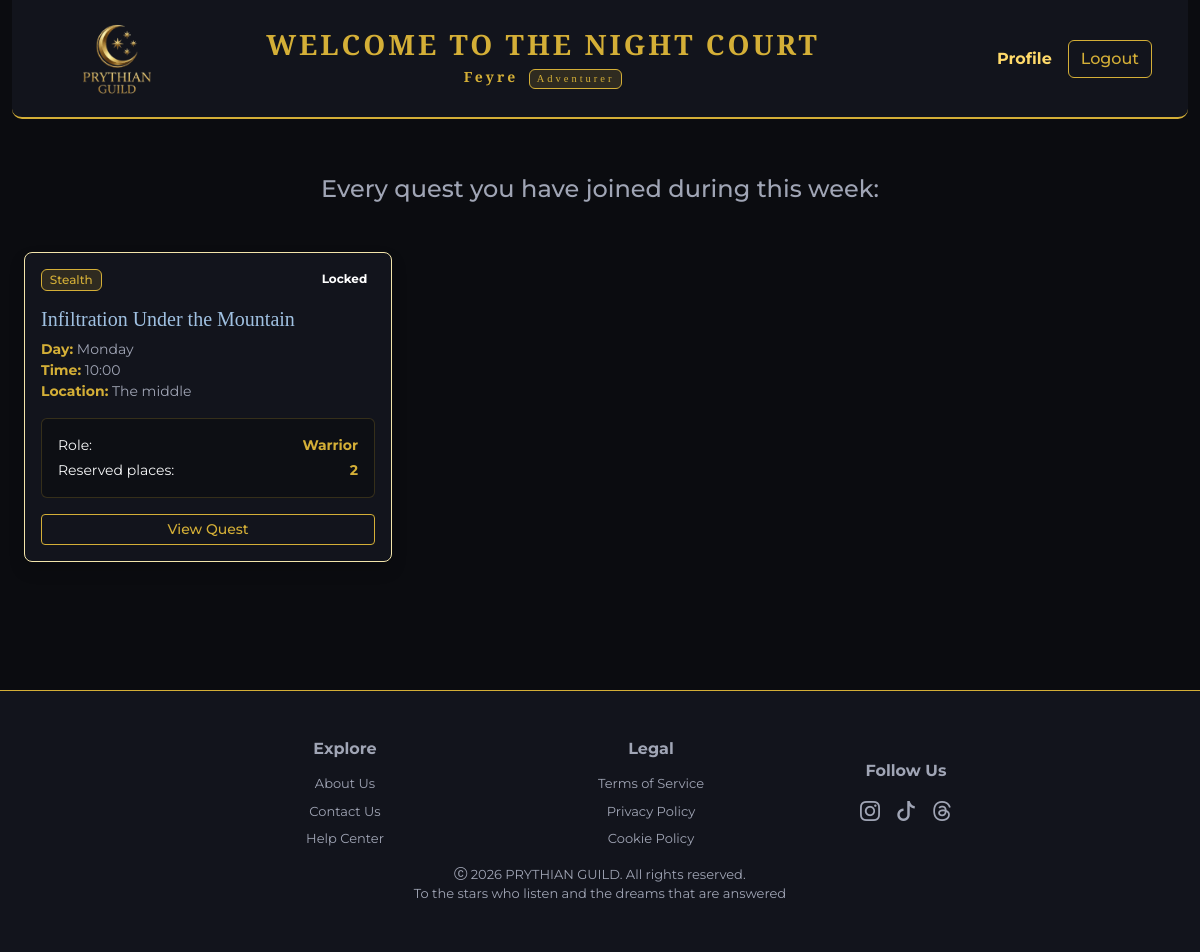
Page /profile_adventurer (signed in) on the committed database.
### tables this page shows
CREATE TABLE "Users" (
	"id"	INTEGER NOT NULL UNIQUE,
	"username"	TEXT NOT NULL UNIQUE,
	"email"	TEXT NOT NULL UNIQUE,
	"password"	TEXT NOT NULL,
	"role"	TEXT NOT NULL,
	PRIMARY KEY("id" AUTOINCREMENT)
);

CREATE TABLE "Registrations" (
	"id"	INTEGER NOT NULL UNIQUE,
	"user_id"	INTEGER,
	"session_id"	INTEGER,
	"role_category"	TEXT NOT NULL,
	"places"	INTEGER NOT NULL,
	PRIMARY KEY("id" AUTOINCREMENT),
	FOREIGN KEY("session_id") REFERENCES "Sessions"("id"),
	FOREIGN KEY("user_id") REFERENCES "Users"("id")
);

CREATE TABLE "Quests" (
	"id"	INTEGER NOT NULL UNIQUE,
	"title"	TEXT NOT NULL,
	"duration"	INTEGER NOT NULL,
	"type"	TEXT NOT NULL,
	"difficulty"	TEXT NOT NULL,
	"description"	TEXT NOT NULL,
	"image"	TEXT NOT NULL,
	PRIMARY KEY("id" AUTOINCREMENT)
);

### app.py (the view)
@app.route('/profile_adventurer')
@login_required
def profile_adventurer():
    if current_user.role != 'adventurer':
        flash("This page is only available to adventurers.", "danger")
        return redirect(url_for('home'))
    pre_registrations = registrations_dao.get_registrations_by_user(current_user.id)
    current_week_minutes = day_time_to_week_minutes(SIMULATED_CURRENT_DAY, SIMULATED_CURRENT_TIME)
    registrations = []
    for reg in pre_registrations:
        reg_data = dict(reg)
        session_week_minutes = day_time_to_week_minutes(reg_data['day'], reg_data['start_time'])
        reg_data['can_modify'] = (session_week_minutes - current_week_minutes) > 8 * 60
        reg_data['day'] = reg_data['day'].lower()
        registrations.append(reg_data)
    registrations.sort(key=session_sort_key)
    return render_template('profile_adventurer.html', registrations=registrations)

### app.py (called while the page is built)
@login_manager.user_loader
def load_user(user_id):
    db_user = users_dao.get_user_by_id(user_id)
    if db_user is not None:
        return User(id=db_user["id"], username=db_user["username"], role=db_user["role"])
    return None

def session_sort_key(session):
    day_number = DAYS_ORDER.index(session['day'])
    return day_number, session['start_time']

def time_to_minutes(time_str):
    hours, minutes = time_str.split(':')
    return int(hours) * 60 + int(minutes)

def day_time_to_week_minutes(day, time_str):
    day_index = DAYS_ORDER.index(day.lower())
    return day_index * 24 * 60 + time_to_minutes(time_str)

### registrations_dao.py (called while the page is built)
def get_db_connection():
    conn = sqlite3.connect(DB_PATH)
    conn.row_factory = sqlite3.Row
    return conn

def get_registrations_by_user(p_user_id):
    query = """
            SELECT r.*, s.day, s.start_time, s.location, q.title, q.duration, q.type AS quest_type
            FROM Registrations r
            JOIN Sessions s ON r.session_id = s.id
            JOIN Quests q ON s.quest_id = q.id
            WHERE r.user_id = ?
            """
    db = get_db_connection()
    registrations = db.execute(query, (p_user_id,)).fetchall()
    db.close()
    return registrations

### users_dao.py (called while the page is built)
def get_db_connection():
    conn = sqlite3.connect(DB_PATH)
    conn.row_factory = sqlite3.Row
    return conn

def get_user_by_id(user_id):
    db = get_db_connection()
    user = db.execute('SELECT * FROM Users WHERE id = ?', (user_id,)).fetchone()
    db.close()
    return user

### templates/profile_adventurer.html (shortened to what this page needs)
{% extends 'base.html' %}
{% block content %}
<div class="container my-4">
    {% if registrations %}
    <div class="text-center mb-5">
        <h4 class="text-muted-dark">Every quest you have joined during this week:</h4>
    </div>
    <div class="row">
        {% for reg in registrations %}
        <div class="col-md-6 col-lg-4 mb-4">
            <div class="card h-100 quest-card text-light shadow">
                <div class="card-body d-flex flex-column">
                    <div class="d-flex justify-content-between align-items-start mb-2">
                        <span class="badge bg-secondary-gold">{{ reg.quest_type | capitalize }}</span>
                        {% if reg.can_modify %}
                        <span class="badge status-badge status-open">Modifiable</span>
                        {% else %}
                        <span class="badge status-badge status-locked">Locked</span>
                        {% endif %}
                    </div>
                    <h5 class="card-title quest-card-title my-2">{{ reg.title }}</h5>
                    <p class="card-text small mb-3 text-muted-dark">
                        <strong class="text-gold">Day:</strong> {{ reg.day | capitalize }}<br>
                        <strong class="text-gold">Time:</strong> {{ reg.start_time }}<br>
                        <strong class="text-gold">Location:</strong> {{ reg.location }}
                    </p>
                    <div class="p-3 rounded mb-3 small role-box">
                        <div class="role-row">
                            <span>Role:</span>
                            <strong class="text-gold">{{ reg.role_category | capitalize }}</strong>
                        </div>
                        <div class="role-row">
                            <span>Reserved places:</span>
                            <strong class="text-gold">{{ reg.places }}</strong>
                        </div>
                    </div>
                    <div class="mt-auto d-flex gap-2">
                        <a href="{{ url_for('quest_session', session_id=reg.session_id) }}"
                           class="btn btn-outline-gold btn-sm flex-fill">View Quest</a>
                    </div>
                </div>
            </div>
        </div>
        {% endfor %}
    </div>
    {% else %}
    <div class="text-center py-5">
        <h3 class="fs-5 text-muted-dark">You haven't joined any quest yet.</h3>
        <a href="{{ url_for('home') }}" class="btn btn-gold mt-2">Browse the Quest Program</a>
    </div>
    {% endif %}
</div>
{% endblock %}

### templates/base.html (shortened to what this page needs)
<!DOCTYPE html>
<html lang="en">
<head>
  <link href="https://cdn.jsdelivr.net/npm/bootstrap@5.3.8/dist/css/bootstrap.min.css" rel="stylesheet"
>
  <link rel="stylesheet" href="https://cdn.jsdelivr.net/npm/bootstrap-icons@1.13.1/font/bootstrap-icons.min.css">
  <link rel="stylesheet" href="https://cdn-uicons.flaticon.com/2.6.0/uicons-regular-straight/css/uicons-regular-straight.css">
  <link rel="stylesheet" href="https://cdn-uicons.flaticon.com/2.6.0/uicons-bold-rounded/css/uicons-bold-rounded.css">
  <link rel="stylesheet" href="{{ url_for('static', filename='styles/styles.css') }}">
</head>
<body>
  <div class="container">
    <header>
      <nav class="navbar navbar-dark custom-navbar border-bottom border-gold px-4 position-relative">
        <div class="container-fluid d-flex align-items-center justify-content-between py-2">
          <div class="d-flex align-items-center">
            <a class="navbar-brand me-0" href="{{ url_for('home') }}">
              <img src="{{ url_for('static', filename='images/logo.png') }}" alt="Logo" height="75">
            </a>
          </div>
          <div class="d-flex flex-column align-items-center text-center my-1 my-md-0 mx-auto">
            <h1
              class="title-text-gold m-0 {% if current_user.is_authenticated %}h3{% else %}display-6{% endif %} text-nowrap">
              WELCOME TO THE NIGHT COURT
            </h1>
            {% if current_user.is_authenticated %}
            <span class="title-text-gold small mt-1">
              <strong class="text-gold">{{ current_user.username }}</strong>
              <span class="badge bg-secondary-gold text-dark ms-1">{{ current_user.role | capitalize }}</span>
            </span>
            {% endif %}
          </div>
          <div class="d-flex align-items-center gap-3 ms-auto">
            {% if current_user.is_authenticated %}
            <a href="{% if current_user.role == 'adventurer' %} {{ url_for('profile_adventurer') }}
                     {% elif current_user.role == 'guild_master' %} {{ url_for('profile_guild') }}
                     {% else %} {{ url_for('profile_administrator') }}
                     {% endif %}" class="nav-link link-gold fw-bold ms-3"> Profile</a>
            <a href="{{ url_for('logout') }}" class="btn btn-outline-gold">Logout</a>
            {% endif %}
          </div>
        </div>
      </nav>
    </header>
    <main>
      {% block content %}
      {% endblock %}
    </main>
  </div>
  <footer class="py-5 mt-5">
    <div class="row gy-4 justify-content-center align-items-center">
      <div class="col-6 col-md-3">
        <h6 class="fw-bold mb-3">Explore</h6>
        <ul class="list-unstyled">
          <li class="mb-2"><a href="#" class="link-footer text-muted text-decoration-none">About
              Us</a></li>
          <li class="mb-2"><a href="#" class="link-footer text-muted text-decoration-none">Contact
              Us</a></li>
          <li class="mb-2"><a href="#" class="link-footer text-muted text-decoration-none">Help
              Center</a></li>
        </ul>
      </div>
      <div class="col-6 col-md-3">
        <h6 class="fw-bold mb-3">Legal</h6>
        <ul class="list-unstyled">
          <li class="mb-2"><a href="#" class="link-footer text-muted text-decoration-none">Terms of
              Service</a></li>
          <li class="mb-2"><a href="#" class="link-footer text-muted text-decoration-none">Privacy
              Policy</a></li>
          <li class="mb-2"><a href="#" class="link-footer text-muted text-decoration-none">Cookie
              Policy</a></li>
        </ul>
      </div>
      <div class="col-12 col-md-2">
        <h6 class="fw-bold mb-3">Follow Us</h6>
        <ul class="list-unstyled d-flex gap-3 justify-content-center">
          <li><i class="bi bi-instagram fs-5"></i></li>
          <li><i class="bi bi-tiktok fs-5"></i></li>
          <li><i class="bi bi-threads fs-5"></i></li>
        </ul>
      </div>
    </div>
    <div class="row">
      <div class="col-12 text-center ">
        <i class="bi bi-c-circle"></i> 2026 PRYTHIAN GUILD. All rights reserved.<br>
        To the stars who listen and the dreams that are answered
      </div>
    </div>
  </footer>
</body>
</html>

### static/styles/styles.css (style rules this page uses)
.custom-navbar { background-color: #12141c; border-radius: 0 0 10px 10px; }
.border-gold { border-bottom: 2px solid #d4af37 !important; }
.title-text-gold { font-family: 'Cinzel', serif; font-weight: 700; letter-spacing: 3px; color: #d4af37; }
.link-gold { color: #ffda6a !important; }
.text-dark { color: #0b0c10 !important; }
.btn-outline-gold { color: #d4af37 !important; border: 1px solid #d4af37; background-color: transparent; font-weight: 500; }
.bg-secondary-gold { background-color: rgba(212, 175, 55, 0.15); border: 1px solid #d4af37; color: #d4af37 !important; font-weight: 500; }
.text-gold { color: #d4af37 !important; }
body { background-color: #0b0c10; color: #a0c1e2; font-family: 'Montserrat'; display: flex; flex-direction: column; }
.container { max-width: 1400px; margin: 0 auto; }
main { flex: 1; padding: 2rem 0; }
.quest-card { background-color: #12141c; border: 1px solid #f3e5ab; border-radius: 8px; transition: transform 0.2s; }
.quest-card-title { font-family: 'Cinzel', serif; color: #a0c1e2; }
.text-muted-dark { color: #a0a5b5 !important; }
.role-box { background-color: rgba(11, 12, 16, 0.6); border: 1px solid rgba(212, 175, 55, 0.2); }
.role-box .role-row { display: flex; justify-content: space-between; }
.role-box .role-row:not(:last-child) { margin-bottom: 0.25rem; }
footer { background-color: #12141c; border-top: 1px solid #d4af37; padding: 1.5rem 0; color: #a0a5b5; font-size: small; text-align: center; margin-top: auto; }
.link-footer { color: #a0a5b5 !important; }

### rows in the picture
Users: username "Feyre", role "Adventurer"
Registrations: quest_type "Stealth", title "Infiltration Under the Mountain", day "Monday", start_time "10:00", location "The middle", role_category "Warrior", places "2"
